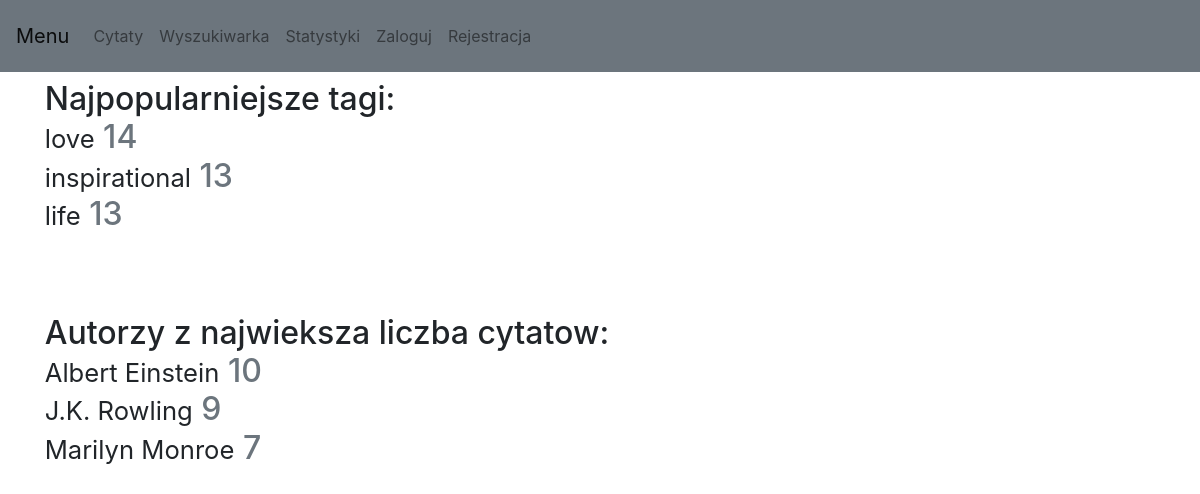
Page /statistics/ on the committed database.
### config.py (models this page shows)
class Tag(db.Model):
    id = db.Column(db.Integer, primary_key=True)
    name = db.Column(db.String, unique=True, nullable=False)

class Author(db.Model):
    id = db.Column(db.Integer, primary_key=True)
    name = db.Column(db.String, unique=True, nullable=False)
    quotes = db.relationship("Quote", back_populates="author")
    about = db.Column(db.String)
    date_of_birth = db.Column(db.Date)
    place_of_birth = db.Column(db.String)

### main.py (the view)
@app.route("/statistics/")
def statistics():
    count_tags = {}
    quotes = Quote.query.all()
    for quote in quotes:
        for tag in quote.tags:
            if tag.name in count_tags: count_tags[tag.name] = count_tags[tag.name]+1
            else: count_tags[tag.name] = 1
    count_tags = sorted(count_tags.items(), key=lambda x:x[1], reverse=True)
    converted_dict = dict(count_tags[:3])
    count_authors = {}
    for author in Quote.query.group_by(Quote.author_id).order_by(desc(func.count(Quote.id))).limit(3):
        count_authors[author.author.name] = (Quote.query.filter(Quote.author_id == author.author.id).count())
    return render_template("statistics.html", count_tags = converted_dict,count_authors = count_authors)

### templates/statistics.html
{% extends "base.html" %}
{% block content %}
<div style="margin-left:5%; margin-right:10%;" class="container">
    <p class="h2" > Najpopularniejsze tagi:
{% for tag in count_tags %}
    <small class=""><br>{{ tag }}</small>
            <a class="text-muted">
                {{ count_tags[tag]}}
    </a>
            {% endfor %}
</p><br><br><br>
<p class="h2" > Autorzy z najwieksza liczba cytatow:
{% for author in count_authors %}
    <small class=""><br>{{ author }}</small>
            <a class="text-muted">
                {{ count_authors[author]}}
    </a>
            {% endfor %}
    </div>
{% endblock %}

### rows in the picture
Tag: name "love", name "14"
Tag: name "inspirational", name "13"
Tag: name "life", name "13"
Author: name "Albert Einstein", name "10"
Author: name "J.K. Rowling", name "9"
Author: name "Marilyn Monroe", name "7"
